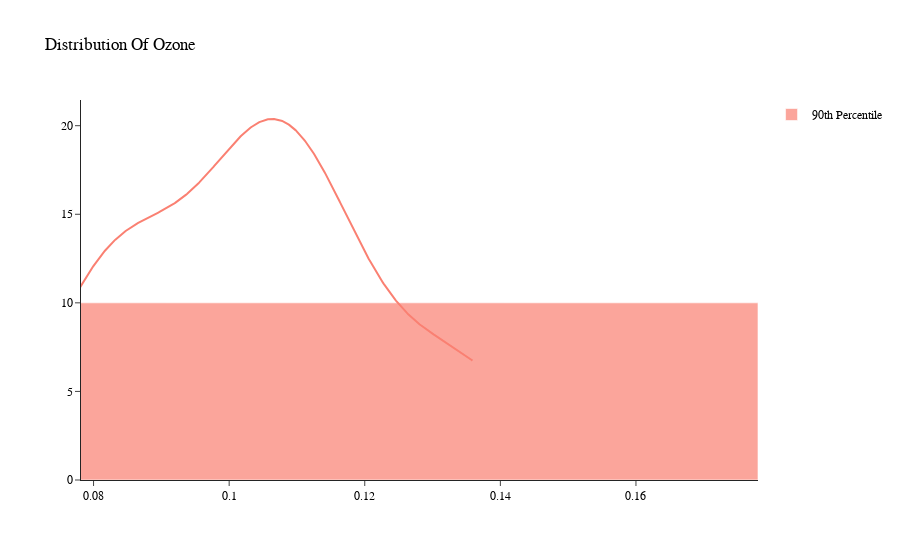

Source (notebook cell):
### Markdown cell above
### Hypothesis Testing
#### Prove (or disprove) with statistical evidence that the Ozone of high means is different from that of lows means.
Let  μ1, μ2  and be the respective population means for Ozone of lows and Ozone of highs


**Step 1: Define null and alternative hypothesis**

 **H0:** μ1−μ2=0 There is no difference between the Ozone of low and Ozone of high.
 
 **Ha:** μ1−μ2!=0  There is difference between the Ozone of low and Ozone of high.


**Step 2: Decide the significance level**: α = 0.05


**Step 3: Identify the test**: Independent T-test

A t-test is used to compare the mean of two given samples. Like a z-test, a t-test also assumes a normal distribution of the sample. A t-test is used when the population parameters (mean and standard deviation) are not known.

Independent T-Test: Independent samples t-test which compares mean for two groups.


**Step 4: Calculate the test-statistics and p-value**
    
Here, the test-statistic is called t-statistic, the score for which is calculated as:
    
t = (x1 — x2) / (σ / √n1 + σ / √n2)

where

x1 = mean of sample 1

x2 = mean of sample 2

n1 = size of sample 1

n2 = size of sample 2


**Step 5: Decide to reject or accept null hypothesis**

The observation is that p-value(0.09) is greater than the significance level alpha(0.05).

### Code cell
# Create distplot with curve_type set to 'normal'
fig_10 = ff.create_distplot([sample], 
                         ['90th Percentile'], 
                         colors=['salmon'],
                         bin_size=.1, 
                         show_rug=False)

# Add title
fig_10.update_layout(title_text='Distribution Of Ozone', 
                     template='simple_white',
                     font=dict(family='Arial', size=12, color='black'))
fig_10.show()

### Figure 1 — Plotly figure (JSON) as saved in the notebook; plotly's stock layout.template omitted (floating-point values rounded to 4 significant figures; data arrays with more than 128 entries replaced by an {"elided": "..."} marker saying what was removed)
{"data": [{"autobinx": false, "histnorm": "probability density", "legendgroup": "90th Percentile", "marker": {"color": "salmon"}, "name": "90th Percentile", "opacity": 0.7, "type": "histogram", "x": [0.115, 0.083, 0.105, 0.099, 0.136, 0.086, 0.131, 0.117, 0.135, 0.113, 0.107, 0.103, 0.078, 0.087, 0.11, 0.084, 0.103, 0.081, 0.11, 0.102], "xaxis": "x", "xbins": {"end": 0.136, "size": 0.1, "start": 0.078}, "yaxis": "y"}, {"legendgroup": "90th Percentile", "marker": {"color": "salmon"}, "mode": "lines", "name": "90th Percentile", "showlegend": false, "type": "scatter", "x": {"elided": "500 float values"}, "xaxis": "x", "y": {"elided": "500 float values"}, "yaxis": "y"}], "layout": {"barmode": "overlay", "font": {"color": "black", "family": "Arial", "size": 12}, "hovermode": "closest", "legend": {"traceorder": "reversed"}, "title": {"text": "Distribution Of Ozone"}, "xaxis": {"anchor": "y2", "domain": [0, 1], "zeroline": false}, "yaxis": {"anchor": "free", "domain": [0, 1], "position": 0}}}
